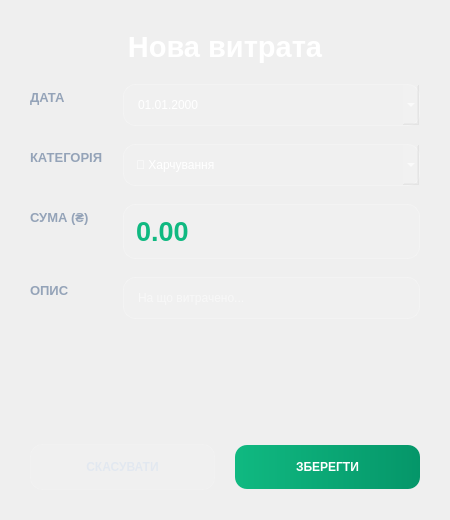
<?xml version="1.0" encoding="UTF-8"?>
<ui version="4.0">
 <class>ExpenseDialog</class>
 <widget class="QDialog" name="ExpenseDialog">
  <property name="geometry">
   <rect>
    <x>0</x>
    <y>0</y>
    <width>450</width>
    <height>520</height>
   </rect>
  </property>
  <property name="windowTitle">
   <string>Додати витрату</string>
  </property>
  <property name="styleSheet">
   <string notr="true">
    QDialog { 
        background: qlineargradient(spread:pad, x1:0, y1:0, x2:0.8, y2:0.8, 
                    stop:0 #1e293b, stop:0.5 #334155, stop:1 #1e293b);
    }
    
    QLabel { 
        color: #94a3b8; 
        font-weight: bold; 
        font-size: 10pt; 
        text-transform: uppercase;
    }
    
    QLineEdit, QComboBox, QDateEdit, QDoubleSpinBox {
        border: 1px solid rgba(255, 255, 255, 0.2);
        border-radius: 12px;
        padding: 12px;
        background-color: rgba(255, 255, 255, 0.08);
        color: #ffffff;
    }

    QLineEdit:focus, QComboBox:focus, QDateEdit:focus, QDoubleSpinBox:focus {
        border: 2px solid #6366f1;
        background-color: rgba(255, 255, 255, 0.12);
    }
    
    QDoubleSpinBox {
        font-size: 20pt;
        font-weight: 900;
        color: #10b981;
        padding: 10px;
    }

    QComboBox QAbstractItemView {
        background-color: #1e293b;
        color: #ffffff;
        selection-background-color: #6366f1;
        selection-color: #ffffff;
        border: 1px solid rgba(255, 255, 255, 0.1);
    }

    QPushButton#btnSave {
        background: qlineargradient(x1:0, y1:0, x2:1, y2:0, stop:0 #10b981, stop:1 #059669);
        color: white; 
        border-radius: 12px; 
        padding: 15px; 
        font-weight: bold;
    }
    QPushButton#btnSave:hover {
        background: #059669;
    }

    QPushButton#btnCancel {
        background-color: rgba(255, 255, 255, 0.08); 
        color: #e2e8f0; 
        border: 1px solid rgba(255, 255, 255, 0.1);
        border-radius: 12px; 
        padding: 15px; 
        font-weight: bold;
    }
    QPushButton#btnCancel:hover {
        background-color: rgba(255, 255, 255, 0.15);
    }
   </string>
  </property>
  <layout class="QVBoxLayout" name="main">
   <property name="spacing">
    <number>20</number>
   </property>
   <property name="leftMargin">
    <number>30</number>
   </property>
   <property name="topMargin">
    <number>30</number>
   </property>
   <property name="rightMargin">
    <number>30</number>
   </property>
   <property name="bottomMargin">
    <number>30</number>
   </property>
   <item>
    <widget class="QLabel" name="header">
     <property name="text">
      <string>&lt;p align='center'&gt;&lt;span style='font-size:22pt; font-weight:800; color:#ffffff;'&gt;Нова витрата&lt;/span&gt;&lt;/p&gt;</string>
     </property>
    </widget>
   </item>
   <item>
    <layout class="QFormLayout" name="form">
     <property name="verticalSpacing">
      <number>18</number>
     </property>
     <item row="0" column="0">
      <widget class="QLabel" name="l1">
       <property name="text">
        <string>ДАТА</string>
       </property>
      </widget>
     </item>
     <item row="0" column="1">
      <widget class="QDateEdit" name="dateEdit">
       <property name="calendarPopup">
        <bool>true</bool>
       </property>
       <property name="displayFormat">
        <string>dd.MM.yyyy</string>
       </property>
      </widget>
     </item>
     <item row="1" column="0">
      <widget class="QLabel" name="l2">
       <property name="text">
        <string>КАТЕГОРІЯ</string>
       </property>
      </widget>
     </item>
     <item row="1" column="1">
      <widget class="QComboBox" name="comboCategory">
       <item>
        <property name="text">
         <string>🍔 Харчування</string>
        </property>
       </item>
       <item>
        <property name="text">
         <string>🚕 Транспорт</string>
        </property>
       </item>
       <item>
        <property name="text">
         <string>🎬 Розваги</string>
        </property>
       </item>
       <item>
        <property name="text">
         <string>🏠 Житло</string>
        </property>
       </item>
       <item>
        <property name="text">
         <string>💊 Здоров'я</string>
        </property>
       </item>
      </widget>
     </item>
     <item row="2" column="0">
      <widget class="QLabel" name="l3">
       <property name="text">
        <string>СУМА (₴)</string>
       </property>
      </widget>
     </item>
     <item row="2" column="1">
      <widget class="QDoubleSpinBox" name="editAmount">
       <property name="buttonSymbols">
        <enum>QAbstractSpinBox::NoButtons</enum>
       </property>
       <property name="maximum">
        <double>999999.99</double>
       </property>
      </widget>
     </item>
     <item row="3" column="0">
      <widget class="QLabel" name="l4">
       <property name="text">
        <string>ОПИС</string>
       </property>
      </widget>
     </item>
     <item row="3" column="1">
      <widget class="QLineEdit" name="editDesc">
       <property name="placeholderText">
        <string>На що витрачено...</string>
       </property>
      </widget>
     </item>
    </layout>
   </item>
   <item>
    <spacer name="s">
     <property name="orientation">
      <enum>Qt::Vertical</enum>
     </property>
     <property name="sizeHint" stdset="0">
      <size>
       <width>20</width>
       <height>40</height>
      </size>
     </property>
    </spacer>
   </item>
   <item>
    <layout class="QHBoxLayout" name="btns">
     <item>
      <widget class="QPushButton" name="btnCancel">
       <property name="text">
        <string>СКАСУВАТИ</string>
       </property>
      </widget>
     </item>
     <item>
      <widget class="QPushButton" name="btnSave">
       <property name="text">
        <string>ЗБЕРЕГТИ</string>
       </property>
      </widget>
     </item>
    </layout>
   </item>
  </layout>
 </widget>
 <resources/>
 <connections/>
</ui>
